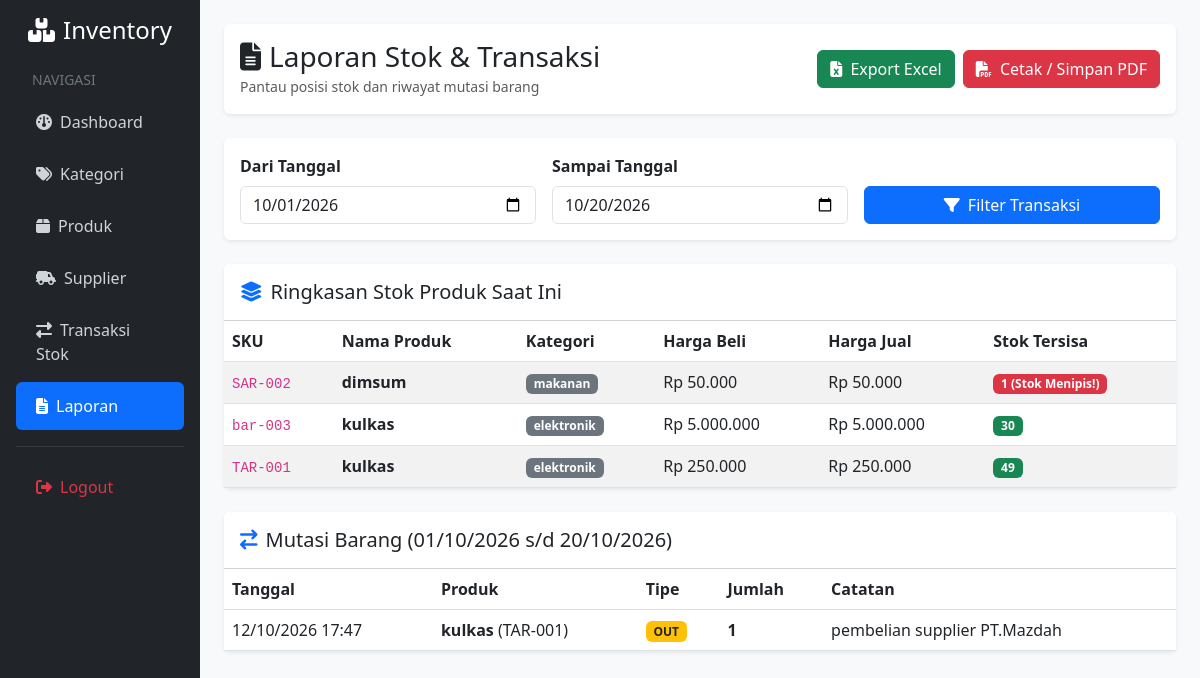
Page /views/reports/index.php (signed in) on the committed database.
### tables this page shows
CREATE TABLE `products` (
  `id` int(11) NOT NULL,
  `category_id` int(11) NOT NULL,
  `sku` varchar(50) NOT NULL,
  `name` varchar(150) NOT NULL,
  `price` decimal(12,2) NOT NULL DEFAULT 0.00,
  `stock` int(11) NOT NULL DEFAULT 0,
  `minimum_stock` int(11) NOT NULL DEFAULT 5
);

CREATE TABLE `categories` (
  `id` int(11) NOT NULL,
  `name` varchar(100) NOT NULL,
  `description` text DEFAULT NULL
);

CREATE TABLE `stock_movements` (
  `id` int(11) NOT NULL,
  `product_id` int(11) NOT NULL,
  `user_id` int(11) NOT NULL,
  `type` enum('IN','OUT') NOT NULL,
  `quantity` int(11) NOT NULL,
  `notes` text DEFAULT NULL,
  `created_at` timestamp NOT NULL DEFAULT current_timestamp()
);

### app/helpers/escape.php (called while the page is built)
<?php
function e($string) {
    return htmlspecialchars($string ?? '', ENT_QUOTES, 'UTF-8');
}

### views/reports/index.php (the view, shortened to what this page needs)
<?php
require_once '../../config/database.php';
require_once '../../app/Helpers/escape.php';
$startDate = $_GET['start_date'] ?? date('Y-m-01');
$endDate   = $_GET['end_date'] ?? date('Y-m-d');
$stmtProducts = $pdo->query("SELECT p.*, c.name AS category_name
                             FROM products p
                             LEFT JOIN categories c ON p.category_id = c.id
                             ORDER BY p.stock ASC");
$products = $stmtProducts->fetchAll();
$sqlTrans = "SELECT sm.*, p.name AS product_name, p.sku
             FROM stock_movements sm
             JOIN products p ON p.id = sm.product_id
             WHERE DATE(sm.created_at) BETWEEN :start_date AND :end_date
             ORDER BY sm.created_at DESC";
$stmtTrans = $pdo->prepare($sqlTrans);
$stmtTrans->execute([
    'start_date' => $startDate,
    'end_date'   => $endDate
]);
$transactions = $stmtTrans->fetchAll();
?>
<!DOCTYPE html>
<html lang="id">
<head>
    <link href="https://cdn.jsdelivr.net/npm/bootstrap@5.3.0/dist/css/bootstrap.min.css" rel="stylesheet">
    <link rel="stylesheet" href="https://cdnjs.cloudflare.com/ajax/libs/font-awesome/6.4.0/css/all.min.css">
</head>
<body>
<div class="container-fluid">
    <div class="row">
        <nav class="col-md-3 col-lg-2 p-3 sidebar">
            <h4 class="text-white text-center mb-4"><i class="fa-solid fa-boxes-stacked me-2"></i>Inventory</h4>
            <div class="text-secondary small px-3 mb-2">NAVIGASI</div>
            <a href="../dashboard.php"><i class="fa-solid fa-gauge me-2"></i>Dashboard</a>
            <a href="../categories/index.php"><i class="fa-solid fa-tags me-2"></i>Kategori</a>
            <a href="../products/index.php"><i class="fa-solid fa-box me-2"></i>Produk</a>
            <a href="../suppliers/index.php"><i class="fa-solid fa-truck-field me-2"></i>Supplier</a>
            <a href="../stock/index.php"><i class="fa-solid fa-right-left me-2"></i>Transaksi Stok</a>
            <a href="index.php" class="active"><i class="fa-solid fa-file-lines me-2"></i>Laporan</a>
            <hr class="text-secondary">
            <a href="../auth/logout.php" class="text-danger"><i class="fa-solid fa-right-from-bracket me-2"></i>Logout</a>
        </nav>
        <main class="col-md-9 col-lg-10 ms-sm-auto px-md-4 py-4">
            <div class="d-flex justify-content-between align-items-center mb-4 bg-white p-3 rounded shadow-sm">
                <div>
                    <h3 class="mb-0"><i class="fa-solid fa-file-lines me-2"></i>Laporan Stok & Transaksi</h3>
                    <small class="text-muted">Pantau posisi stok dan riwayat mutasi barang</small>
                </div>
                <div class="d-flex gap-2">
                    <a href="export_excel.php?start_date=<?= $startDate ?>&end_date=<?= $endDate ?>" class="btn btn-success">
                        <i class="fa-solid fa-file-excel me-1"></i> Export Excel
                    </a>
                    <a href="print.php?start_date=<?= $startDate ?>&end_date=<?= $endDate ?>" target="_blank" class="btn btn-danger">
                        <i class="fa-solid fa-file-pdf me-1"></i> Cetak / Simpan PDF
                    </a>
                </div>
            </div>
            <div class="card shadow-sm border-0 mb-4">
                <div class="card-body">
                    <form method="GET" class="row g-3 align-items-end">
                        <div class="col-md-4">
                            <label class="form-label fw-bold">Dari Tanggal</label>
                            <input type="date" name="start_date" class="form-control" value="<?= e($startDate) ?>">
                        </div>
                        <div class="col-md-4">
                            <label class="form-label fw-bold">Sampai Tanggal</label>
                            <input type="date" name="end_date" class="form-control" value="<?= e($endDate) ?>">
                        </div>
                        <div class="col-md-4">
                            <button type="submit" class="btn btn-primary w-100"><i class="fa-solid fa-filter me-1"></i> Filter Transaksi</button>
                        </div>
                    </form>
                </div>
            </div>
            <div class="card shadow-sm border-0 mb-4">
                <div class="card-header bg-white font-weight-bold py-3">
                    <h5 class="mb-0"><i class="fa-solid fa-layer-group me-2 text-primary"></i>Ringkasan Stok Produk Saat Ini</h5>
                </div>
                <div class="card-body p-0">
                    <div class="table-responsive">
                        <table class="table table-striped align-middle mb-0">
                            <thead>
                                <tr>
                                    <th>SKU</th>
                                    <th>Nama Produk</th>
                                    <th>Kategori</th>
                                    <th>Harga Beli</th>
                                    <th>Harga Jual</th>
                                    <th>Stok Tersisa</th>
                                </tr>
                            </thead>
                            <tbody>
                                <?php foreach ($products as $p): ?>
                                    <tr>
                                        <td><code><?= e($p['sku']) ?></code></td>
                                        <td><strong><?= e($p['name']) ?></strong></td>
                                        <td><span class="badge bg-secondary"><?= e($p['category_name'] ?? 'Tanpa Kategori') ?></span></td>
                                        <td>Rp <?= number_format($p['purchase_price'] ?? $p['price'] ?? 0, 0, ',', '.') ?></td>
                                        <td>Rp <?= number_format($p['selling_price'] ?? $p['price'] ?? 0, 0, ',', '.') ?></td>
                                        <td>
                                            <?php if ($p['stock'] <= ($p['min_stock'] ?? $p['minimum_stock'] ?? 5)): ?>
                                                <span class="badge bg-danger"><?= $p['stock'] ?> (Stok Menipis!)</span>
                                            <?php else: ?>
                                                <span class="badge bg-success"><?= $p['stock'] ?></span>
                                            <?php endif; ?>
                                        </td>
                                    </tr>
                                <?php endforeach; ?>
                            </tbody>
                        </table>
                    </div>
                </div>
            </div>
            <div class="card shadow-sm border-0">
                <div class="card-header bg-white py-3">
                    <h5 class="mb-0"><i class="fa-solid fa-arrow-right-arrow-left me-2 text-primary"></i>Mutasi Barang (<?= date('d/m/Y', strtotime($startDate)) ?> s/d <?= date('d/m/Y', strtotime($endDate)) ?>)</h5>
                </div>
                <div class="card-body p-0">
                    <div class="table-responsive">
                        <table class="table table-hover align-middle mb-0">
                            <thead>
                                <tr>
                                    <th>Tanggal</th>
                                    <th>Produk</th>
                                    <th>Tipe</th>
                                    <th>Jumlah</th>
                                    <th>Catatan</th>
                                </tr>
                            </thead>
                            <tbody>
                                <?php if (!empty($transactions)): ?>
                                    <?php foreach ($transactions as $t): ?>
                                        <tr>
                                            <td><?= date('d/m/Y H:i', strtotime($t['created_at'])) ?></td>
                                            <td><strong><?= e($t['product_name']) ?></strong> (<?= e($t['sku']) ?>)</td>
                                            <td>
                                                <span class="badge <?= $t['type'] === 'IN' ? 'bg-success' : 'bg-warning text-dark' ?>">
                                                    <?= $t['type'] ?>
                                                </span>
                                            </td>
                                            <td><strong><?= number_format($t['quantity']) ?></strong></td>
                                            <td><?= e($t['notes'] ?? '-') ?></td>
                                        </tr>
                                    <?php endforeach; ?>
                                <?php else: ?>
                                    <tr>
                                        <td colspan="5" class="text-center py-3 text-muted">Tidak ada transaksi pada periode ini.</td>
                                    </tr>
                                <?php endif; ?>
                            </tbody>
                        </table>
                    </div>
                </div>
            </div>
        </main>
    </div>
</div>
</body>
</html>

### views/reports/index.php (style rules this page uses)
body { background-color: #f8f9fa; }
.sidebar { min-height: 100vh; background-color: #212529; }
.sidebar a { color: #cfd4da; text-decoration: none; padding: 12px 20px; display: block; border-radius: 6px; margin-bottom: 4px; }
.sidebar a:hover, .sidebar a.active { background-color: #0d6efd; color: white; }

### rows in the picture
products: sku "SAR-002", name "dimsum", category.name "makanan", price "50.000", stock "1"
products: sku "bar-003", name "kulkas", category.name "elektronik", price "5.000.000", stock "30"
products: sku "TAR-001", name "kulkas", category.name "elektronik", price "250.000", stock "49"
stock_movements: created_at "12/10/2026 17:47", product.name "kulkas", product.sku "TAR-001", type "OUT", quantity "1", notes "pembelian supplier PT.Mazdah"
